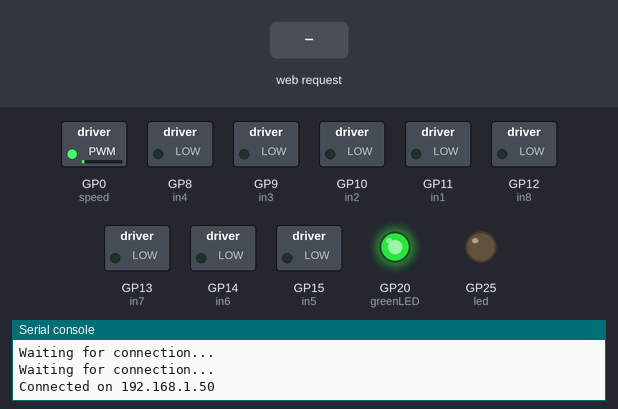
The program below on a simulated Raspberry Pi Pico running MicroPython. On the bench: switched loads named in the program (green lamp = pin HIGH), output pins drawn as LEDs (lit = HIGH), the last lines printed to the serial console. Inputs (shaded band) come from the test bench. WiFi joins after 1.5 s.

Above: at 3.2 s.
3.3 s: HTTP request GET /forward? received
At 3.9 s:
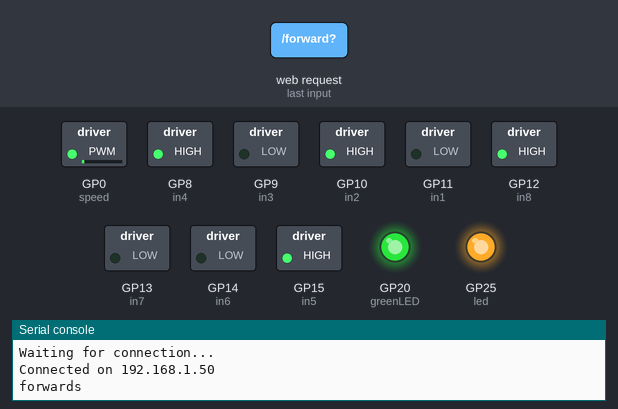
4.8 s: HTTP request GET /reverse? received
At 6.0 s:
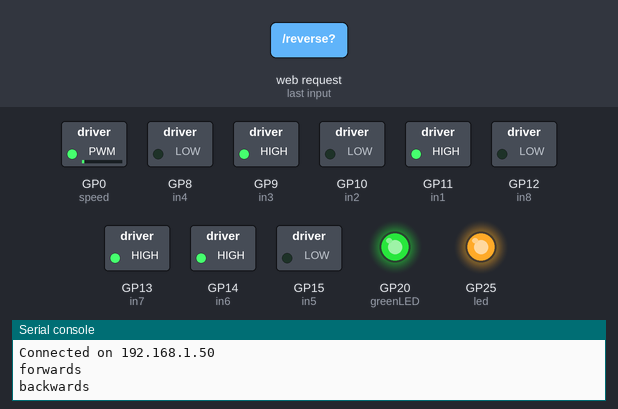
6.3 s: HTTP request GET /stop? received
At 7.4 s:
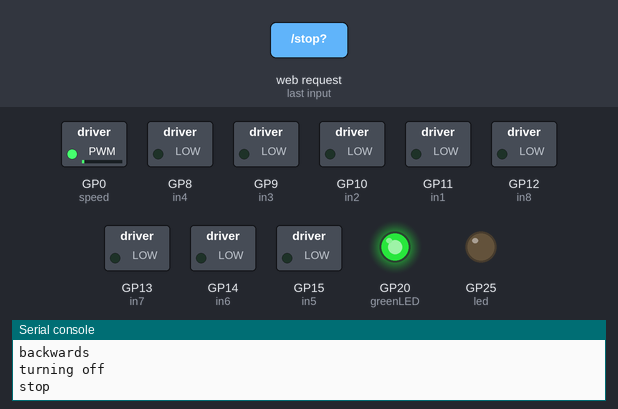
Timing chart, 0 to 9.3 s (numbered marks = the images above; inputs shaded):
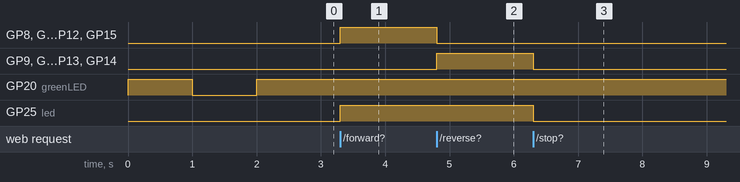

Measured:
- after the input at 3.3 s, GP8 (in4), GP10 (in2), GP12 (in8), GP15 (in5), GP25 (led): LOW → HIGH at once
- after the input at 4.8 s, GP8 (in4), GP10 (in2), GP12 (in8), GP15 (in5): HIGH → LOW at once; GP9 (in3), GP11 (in1), GP13 (in7), GP14 (in6): LOW → HIGH at once
- after the input at 6.3 s, GP9 (in3), GP11 (in1), GP13 (in7), GP14 (in6), GP25 (led): HIGH → LOW at once

The program:

webServerControl.py
```python
import network
import socket
from time import sleep
from picozero import pico_led
from machine import Pin, PWM

ssid = 'networkName'
password = 'networkPassword'

greenLED = Pin(20, Pin.OUT)

def connect():
    #Connect to WLAN
    wlan = network.WLAN(network.STA_IF)
    wlan.active(True)
    wlan.connect(ssid, password)
    while wlan.isconnected() == False:
        print('Waiting for connection...')
        greenLED.toggle()
        sleep(1)
    ip = wlan.ifconfig()[0]
    print(f'Connected on {ip}')
    greenLED.on()
    return ip


def open_socket(ip):
    # Open a socket
    address = (ip, 80)
    connection = socket.socket()
    connection.setsockopt(socket.SOL_SOCKET, socket.SO_REUSEADDR, 1)
    connection.bind(address)
    connection.listen(1)
    return connection


def webpage(state):
    #Template HTML
    html = f"""
            <!DOCTYPE html>
            <html>
            <form action="./forward">
            <input type="submit" value="Forward" style="height:350px; width:350px"/>
            </form>
            <form action="./stop">
            <input type="submit" value="Stop" style="height:350px; width:350px" />
            </form>
            <form action="./reverse">
            <input type="submit" value="Reverse" style="height:350px; width:350px" />
            </form>
            <p>RC Car is in {state} state</p>
            <p>
            </body>
            </html>
            """
    return str(html)


#RC CAR FUNCTIONS/VARIABLES

led = machine.Pin("LED", machine.Pin.OUT)

#PWM
speed = PWM(Pin(0))
speed.freq(10000)
speed.duty_u16(1000)


#Front Lwheels
#left
in1 = Pin(11, Pin.OUT) #left white
in2 = Pin(10, Pin.OUT) #blue
#right
in3 = Pin(9, Pin.OUT) #purple
in4 = Pin(8, Pin.OUT) #white right


#Rear Wheels
#Left
in5 = Pin(15, Pin.OUT) #brown
in6 = Pin(14, Pin.OUT) #red

#Right
in7 = Pin(13, Pin.OUT) #yellow
in8 = Pin(12, Pin.OUT) #green


#Func to come to a stop
def stop():
    print('stop')
    in1.off()
    in2.off()
    in3.off()
    in4.off()
    in5.off()
    in6.off()
    in7.off()
    in8.off()
    led.off()

#Func to move forward
def forwards():
    print('forwards')
    in1.off()
    in2.on()
    in3.low()
    in4.high()
    in5.on()
    in6.off()
    in7.off()
    in8.on()
    led.on()

#Function to move backwards
def backwards():
    print('backwards')
    in1.on()
    in2.off()
    in3.on()
    in4.off()
    in5.off()
    in6.on()
    in7.on()
    in8.off()
    led.on()

def serve(connection):
    #Start a web server
    state = 'OFF'
    pico_led.off()

    while True:
        client = connection.accept()[0]
        request = client.recv(1024)
        request = str(request)
        try:
            request = request.split()[1]
        except IndexError:
            pass
        if request == '/forward?':
            state = 'FORWARD'
            forwards()
        elif request =='/stop?':
            state = 'OFF'
            print("turning off")
            stop()
        elif request =='/reverse?':
            state = 'REVERSE'
            backwards()
        html = webpage(state)
        client.send(html)
        client.close()


try:
    ip = connect()
    connection = open_socket(ip)
    serve(connection)
    greenLED.toggle()
except KeyboardInterrupt:
    machine.reset()
```
